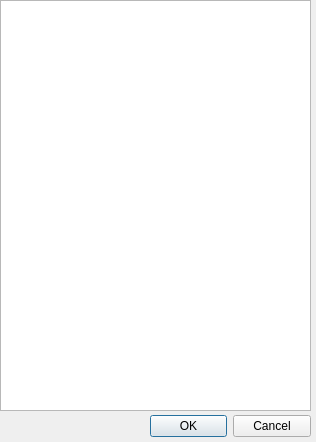
<?xml version="1.0" encoding="UTF-8"?>
<ui version="4.0">
 <class>FormFileNew</class>
 <widget class="QDialog" name="FormFileNew">
  <property name="geometry">
   <rect>
    <x>0</x>
    <y>0</y>
    <width>316</width>
    <height>442</height>
   </rect>
  </property>
  <property name="windowTitle">
   <string>New file by template</string>
  </property>
  <property name="windowIcon">
   <iconset theme="QIcon::ThemeIcon::DocumentNew"/>
  </property>
  <widget class="QDialogButtonBox" name="buttonBox">
   <property name="geometry">
    <rect>
     <x>150</x>
     <y>410</y>
     <width>161</width>
     <height>32</height>
    </rect>
   </property>
   <property name="orientation">
    <enum>Qt::Orientation::Horizontal</enum>
   </property>
   <property name="standardButtons">
    <set>QDialogButtonBox::StandardButton::Cancel|QDialogButtonBox::StandardButton::Ok</set>
   </property>
  </widget>
  <widget class="QTableWidget" name="twTemplates">
   <property name="geometry">
    <rect>
     <x>0</x>
     <y>0</y>
     <width>311</width>
     <height>411</height>
    </rect>
   </property>
  </widget>
 </widget>
 <resources/>
 <connections>
  <connection>
   <sender>buttonBox</sender>
   <signal>accepted()</signal>
   <receiver>FormFileNew</receiver>
   <slot>accept()</slot>
   <hints>
    <hint type="sourcelabel">
     <x>248</x>
     <y>254</y>
    </hint>
    <hint type="destinationlabel">
     <x>157</x>
     <y>274</y>
    </hint>
   </hints>
  </connection>
  <connection>
   <sender>buttonBox</sender>
   <signal>rejected()</signal>
   <receiver>FormFileNew</receiver>
   <slot>reject()</slot>
   <hints>
    <hint type="sourcelabel">
     <x>316</x>
     <y>260</y>
    </hint>
    <hint type="destinationlabel">
     <x>286</x>
     <y>274</y>
    </hint>
   </hints>
  </connection>
 </connections>
</ui>
